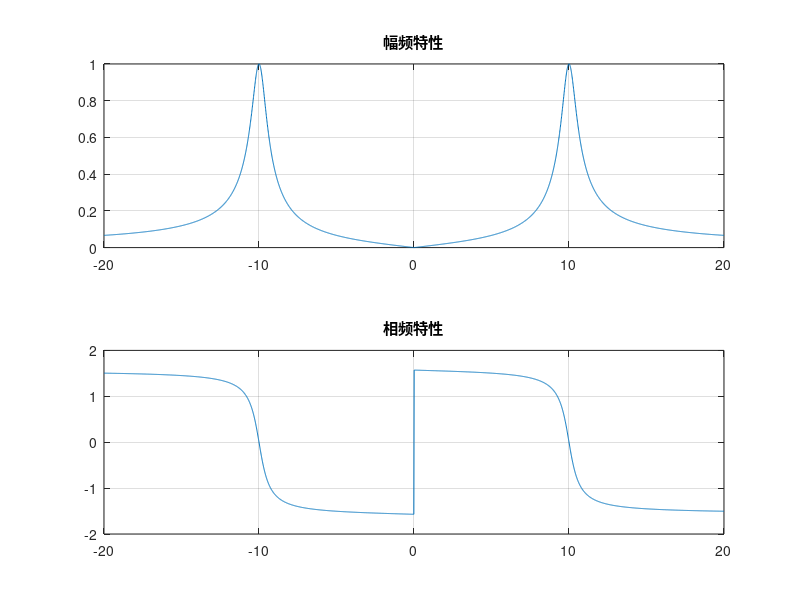

MATLAB code for this plot:
clear all;
d=0.01;w=-20:d:20; 
Hw=freqs([1,0],[1,1,100],w);
ang=angle(Hw)
 
subplot(2,1,1); 
plot(w,abs(Hw));title('幅频特性');
grid on; 
subplot(2,1,2);
plot(w,ang); title('相频特性');
grid on;
